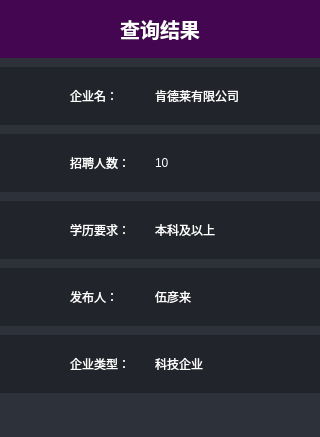
<?xml version="1.0" encoding="UTF-8"?>
<ui version="4.0">
 <class>query</class>
 <widget class="QDialog" name="query">
  <property name="geometry">
   <rect>
    <x>0</x>
    <y>0</y>
    <width>320</width>
    <height>437</height>
   </rect>
  </property>
  <property name="windowTitle">
   <string>Dialog</string>
  </property>
  <property name="styleSheet">
   <string notr="true">background-color: rgb(45, 49, 58);
border:none;</string>
  </property>
  <layout class="QVBoxLayout" name="verticalLayout">
   <property name="spacing">
    <number>9</number>
   </property>
   <property name="leftMargin">
    <number>0</number>
   </property>
   <property name="topMargin">
    <number>0</number>
   </property>
   <property name="rightMargin">
    <number>0</number>
   </property>
   <property name="bottomMargin">
    <number>4</number>
   </property>
   <item>
    <widget class="QFrame" name="frame">
     <property name="styleSheet">
      <string notr="true">background-color: rgb(69, 6, 81);
border:none;</string>
     </property>
     <property name="frameShape">
      <enum>QFrame::StyledPanel</enum>
     </property>
     <property name="frameShadow">
      <enum>QFrame::Raised</enum>
     </property>
     <layout class="QHBoxLayout" name="horizontalLayout">
      <item>
       <widget class="QLabel" name="label">
        <property name="font">
         <font>
          <family>华文仿宋</family>
          <pointsize>15</pointsize>
          <weight>75</weight>
          <italic>false</italic>
          <bold>true</bold>
          <underline>false</underline>
         </font>
        </property>
        <property name="styleSheet">
         <string notr="true">color:white;</string>
        </property>
        <property name="text">
         <string>查询结果</string>
        </property>
        <property name="alignment">
         <set>Qt::AlignCenter</set>
        </property>
       </widget>
      </item>
     </layout>
    </widget>
   </item>
   <item>
    <widget class="QFrame" name="horizontalFrame">
     <property name="styleSheet">
      <string notr="true">background-color: rgb(33, 36, 43);</string>
     </property>
     <layout class="QHBoxLayout" name="horizontalLayout_2">
      <property name="spacing">
       <number>15</number>
      </property>
      <property name="leftMargin">
       <number>70</number>
      </property>
      <property name="rightMargin">
       <number>70</number>
      </property>
      <item>
       <widget class="QLabel" name="query_1">
        <property name="maximumSize">
         <size>
          <width>70</width>
          <height>16777215</height>
         </size>
        </property>
        <property name="styleSheet">
         <string notr="true">color:white;</string>
        </property>
        <property name="text">
         <string>企业名：</string>
        </property>
       </widget>
      </item>
      <item>
       <widget class="QLabel" name="result_1">
        <property name="styleSheet">
         <string notr="true">color:white;</string>
        </property>
        <property name="text">
         <string>肯德莱有限公司</string>
        </property>
       </widget>
      </item>
     </layout>
    </widget>
   </item>
   <item>
    <widget class="QFrame" name="horizontalFrame_2">
     <property name="styleSheet">
      <string notr="true">background-color: rgb(33, 36, 43);</string>
     </property>
     <layout class="QHBoxLayout" name="horizontalLayout_3">
      <property name="spacing">
       <number>15</number>
      </property>
      <property name="leftMargin">
       <number>70</number>
      </property>
      <property name="rightMargin">
       <number>70</number>
      </property>
      <item>
       <widget class="QLabel" name="query_2">
        <property name="maximumSize">
         <size>
          <width>70</width>
          <height>16777215</height>
         </size>
        </property>
        <property name="styleSheet">
         <string notr="true">color:white;</string>
        </property>
        <property name="text">
         <string>招聘人数：</string>
        </property>
       </widget>
      </item>
      <item>
       <widget class="QLabel" name="result_2">
        <property name="styleSheet">
         <string notr="true">color:white;</string>
        </property>
        <property name="text">
         <string>10</string>
        </property>
       </widget>
      </item>
     </layout>
    </widget>
   </item>
   <item>
    <widget class="QFrame" name="horizontalFrame_3">
     <property name="styleSheet">
      <string notr="true">
background-color: rgb(33, 36, 43);</string>
     </property>
     <layout class="QHBoxLayout" name="horizontalLayout_4">
      <property name="spacing">
       <number>15</number>
      </property>
      <property name="leftMargin">
       <number>70</number>
      </property>
      <property name="rightMargin">
       <number>70</number>
      </property>
      <item>
       <widget class="QLabel" name="query_3">
        <property name="maximumSize">
         <size>
          <width>70</width>
          <height>16777215</height>
         </size>
        </property>
        <property name="styleSheet">
         <string notr="true">color:white;</string>
        </property>
        <property name="text">
         <string>学历要求：</string>
        </property>
       </widget>
      </item>
      <item>
       <widget class="QLabel" name="result_3">
        <property name="styleSheet">
         <string notr="true">color:white;</string>
        </property>
        <property name="text">
         <string>本科及以上</string>
        </property>
       </widget>
      </item>
     </layout>
    </widget>
   </item>
   <item>
    <widget class="QFrame" name="horizontalFrame_4">
     <property name="styleSheet">
      <string notr="true">background-color: rgb(33, 36, 43);</string>
     </property>
     <layout class="QHBoxLayout" name="horizontalLayout_5">
      <property name="spacing">
       <number>15</number>
      </property>
      <property name="leftMargin">
       <number>70</number>
      </property>
      <property name="rightMargin">
       <number>70</number>
      </property>
      <item>
       <widget class="QLabel" name="query_4">
        <property name="maximumSize">
         <size>
          <width>70</width>
          <height>16777215</height>
         </size>
        </property>
        <property name="styleSheet">
         <string notr="true">color:white;</string>
        </property>
        <property name="text">
         <string>发布人：</string>
        </property>
       </widget>
      </item>
      <item>
       <widget class="QLabel" name="result_4">
        <property name="styleSheet">
         <string notr="true">color:white;</string>
        </property>
        <property name="text">
         <string>伍彦来</string>
        </property>
       </widget>
      </item>
     </layout>
    </widget>
   </item>
   <item>
    <widget class="QFrame" name="horizontalFrame_5">
     <property name="styleSheet">
      <string notr="true">background-color: rgb(33, 36, 43);</string>
     </property>
     <layout class="QHBoxLayout" name="horizontalLayout_6">
      <property name="spacing">
       <number>15</number>
      </property>
      <property name="leftMargin">
       <number>70</number>
      </property>
      <property name="rightMargin">
       <number>70</number>
      </property>
      <item>
       <widget class="QLabel" name="query_5">
        <property name="maximumSize">
         <size>
          <width>70</width>
          <height>16777215</height>
         </size>
        </property>
        <property name="styleSheet">
         <string notr="true">color:white;</string>
        </property>
        <property name="text">
         <string>企业类型：</string>
        </property>
       </widget>
      </item>
      <item>
       <widget class="QLabel" name="result_5">
        <property name="styleSheet">
         <string notr="true">color:white;</string>
        </property>
        <property name="text">
         <string>科技企业</string>
        </property>
       </widget>
      </item>
     </layout>
    </widget>
   </item>
   <item>
    <layout class="QHBoxLayout" name="horizontalLayout_7">
     <property name="spacing">
      <number>0</number>
     </property>
     <property name="topMargin">
      <number>1</number>
     </property>
     <item>
      <widget class="QPushButton" name="pushButton">
       <property name="maximumSize">
        <size>
         <width>31</width>
         <height>30</height>
        </size>
       </property>
       <property name="styleSheet">
        <string notr="true">QPushButton{
background-image: url(:/files/imgs/info_confirm.png);
}
QPushButton:hover{
background-color: rgba(114, 129, 214, 59);
}</string>
       </property>
       <property name="text">
        <string/>
       </property>
      </widget>
     </item>
    </layout>
   </item>
  </layout>
 </widget>
 <resources/>
 <connections/>
</ui>
